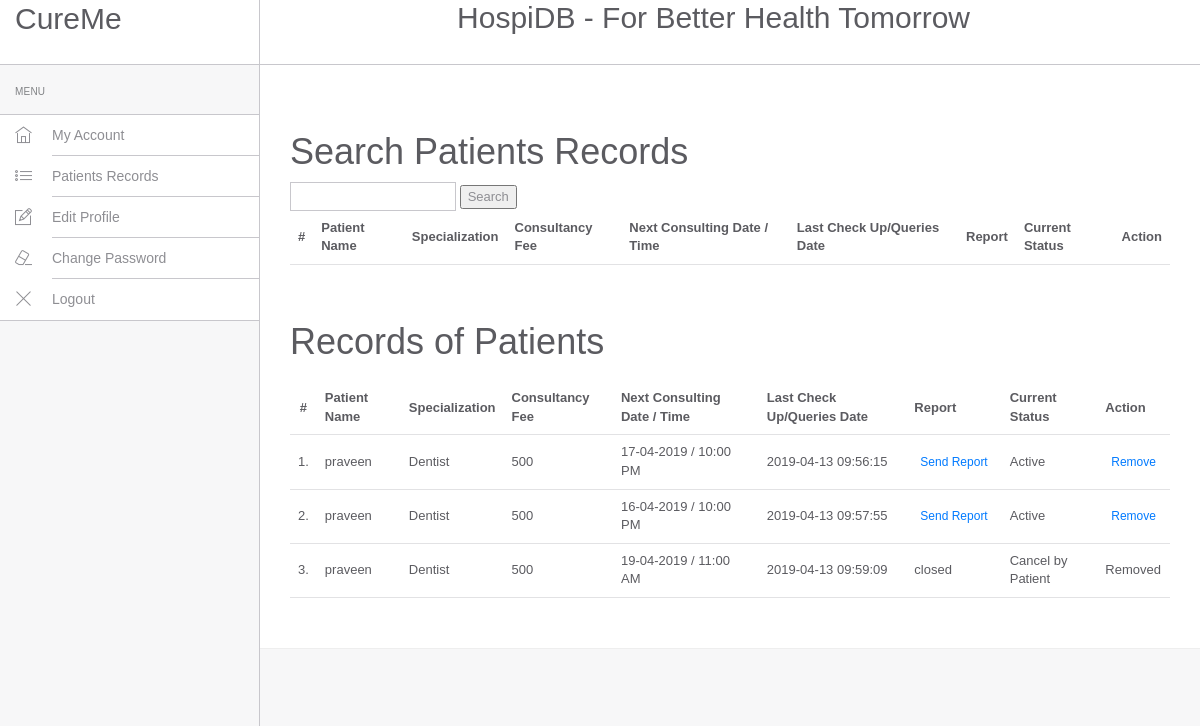
The app's page /php/doctor/appointment-history.php (signed in) with its own data.
### tables this page shows
CREATE TABLE `appointment` (
  `id` int(11) NOT NULL,
  `doctorSpecialization` varchar(255) NOT NULL,
  `doctorId` int(11) NOT NULL,
  `userId` int(11) NOT NULL,
  `consultancyFees` int(11) NOT NULL,
  `appointmentDate` varchar(255) NOT NULL,
  `appointmentTime` varchar(255) NOT NULL,
  `postingDate` timestamp NOT NULL DEFAULT CURRENT_TIMESTAMP,
  `userStatus` int(11) NOT NULL,
  `doctorStatus` int(11) NOT NULL,
  `updationDate` varchar(255) NOT NULL
);

CREATE TABLE `users` (
  `id` int(11) NOT NULL,
  `fullName` varchar(255) NOT NULL,
  `address` longtext NOT NULL,
  `city` varchar(255) NOT NULL,
  `gender` varchar(255) NOT NULL,
  `email` varchar(255) NOT NULL,
  `password` varchar(255) NOT NULL,
  `regDate` timestamp NOT NULL DEFAULT CURRENT_TIMESTAMP,
  `updationDate` varchar(255) NOT NULL
);

### php/doctor/appointment-history.php (the view, shortened to what this page needs)
<?php
include('../include_doctor/config.php');
?>
<!DOCTYPE html>
<html lang="en">
<head>
	<link rel="stylesheet" href="../design/vendor/bootstrap/css/bootstrap.min.css">
	<link rel="stylesheet" href="../design/vendor/fontawesome/css/font-awesome.min.css">
	<link rel="stylesheet" href="../design/vendor/themify-icons/themify-icons.min.css">
	<link rel="stylesheet" href="../design/assets/css/styles.css">
</head>
<body>
	<div id="app">
		<?php include('../include_doctor/sidebar.php');?>
		<div class="app-content">
			<?php include('../include_doctor/header.php');?>
			<div class="main-content" >
				<div class="wrap-content container" id="container">
					<div class="container-fluid container-fullw bg-white">
						<br><br>
						<h1>Search Patients Records</h1>
						<form action="" method="post" >
							<input type="text" name="search" >
							<input type="submit" name="submit" value="Search">
						</form>
						<table class="table table-hover" id="sample-table-1">
							<thead>
								<tr>
									<th class="center">#</th>
									<th class="hidden-xs">Patient  Name</th>
									<th>Specialization</th>
									<th>Consultancy Fee</th>
									<th>Next Consulting Date / Time </th>
									<th>Last Check Up/Queries Date </th>
									<th>Report</th>
									<th>Current Status</th>
									<th>Action</th>
								</tr>
							</thead>
						</table>
						<br><br>
						<h1>Records of Patients</h1>
						<div class="row">
							<div class="col-md-12">
								<table class="table table-hover" id="sample-table-1">
									<thead>
										<tr>
											<th class="center">#</th>
											<th class="hidden-xs">Patient  Name</th>
											<th>Specialization</th>
											<th>Consultancy Fee</th>
											<th>Next Consulting Date / Time </th>
											<th>Last Check Up/Queries Date </th>
											<th>Report</th>
											<th>Current Status</th>
											<th>Action</th>
										</tr>
									</thead>
									<tbody>
										<?php
										$sql=mysqli_query($con,"select users.fullName as fname,appointment.*  from appointment join users on users.id=appointment.userId where appointment.doctorId='".$_SESSION['id']."'");
										$cnt=1;
										while($row=mysqli_fetch_array($sql))
										{
										?>
											<tr>
												<td class="center"><?php echo $cnt;?>.</td>
												<td class="hidden-xs"><?php echo $row['fname'];?></td>
												<td><?php echo $row['doctorSpecialization'];?></td>
												<td><?php echo $row['consultancyFees'];?></td>
												<td><?php echo $row['appointmentDate'];?> /
													<?php echo $row['appointmentTime'];?>
												</td>
												<td><?php echo $row['postingDate'];?></td>
												<td>
													<div class="visible-md visible-lg hidden-sm hidden-xs">
														<?php
														if(($row['userStatus']==1) && ($row['doctorStatus']==1))
														{
														?>
															<a href="appointment-history.php?id=<?php echo $row['id']?>&send" onClick="return confirm('Are you sure you want to send report ?')"class="btn btn-transparent btn-xs tooltips">Send Report</a>
														<?php
														}
														else
															echo "closed";
														?>
													</div>
												</td>
												<td>
													<?php
													if(($row['userStatus']==1) && ($row['doctorStatus']==1))
														echo "Active";
													if(($row['userStatus']==0) && ($row['doctorStatus']==1))
														echo "Cancel by Patient";
													?>
												</td>
												<td >
													<div class="visible-md visible-lg hidden-sm hidden-xs">
														<?php
														if(($row['userStatus']==1) && ($row['doctorStatus']==1))
														{
														?>
															<a href="appointment-history.php?id=<?php echo $row['id']?>&cancel=update" onClick="return confirm('Are you sure you want to cancel this appointment ?')"class="btn btn-transparent btn-xs tooltips" title="Cancel Appointment" tooltip-placement="top" tooltip="Remove">Remove</a>
														<?php
														}
														else
															echo "Removed";
														?>
													</div>
												</td>
											</tr>
										<?php
											$cnt=$cnt+1;
										}?>
									</tbody>
								</table>
							</div>
						</div>
					</div>
				</div>
			</div>
		</div>
	</div>
</body>
</html>

### records on screen
appointment: userId.fullName "praveen", doctorSpecialization "Dentist", consultancyFees "500", appointmentDate "17-04-2019", appointmentTime "10:00 PM", postingDate "2019-04-13 09:56:15", userStatus "Active"
appointment: userId.fullName "praveen", doctorSpecialization "Dentist", consultancyFees "500", appointmentDate "16-04-2019", appointmentTime "10:00 PM", postingDate "2019-04-13 09:57:55", userStatus "Active"
appointment: userId.fullName "praveen", doctorSpecialization "Dentist", consultancyFees "500", appointmentDate "19-04-2019", appointmentTime "11:00 AM", postingDate "2019-04-13 09:59:09", userStatus "closed"
